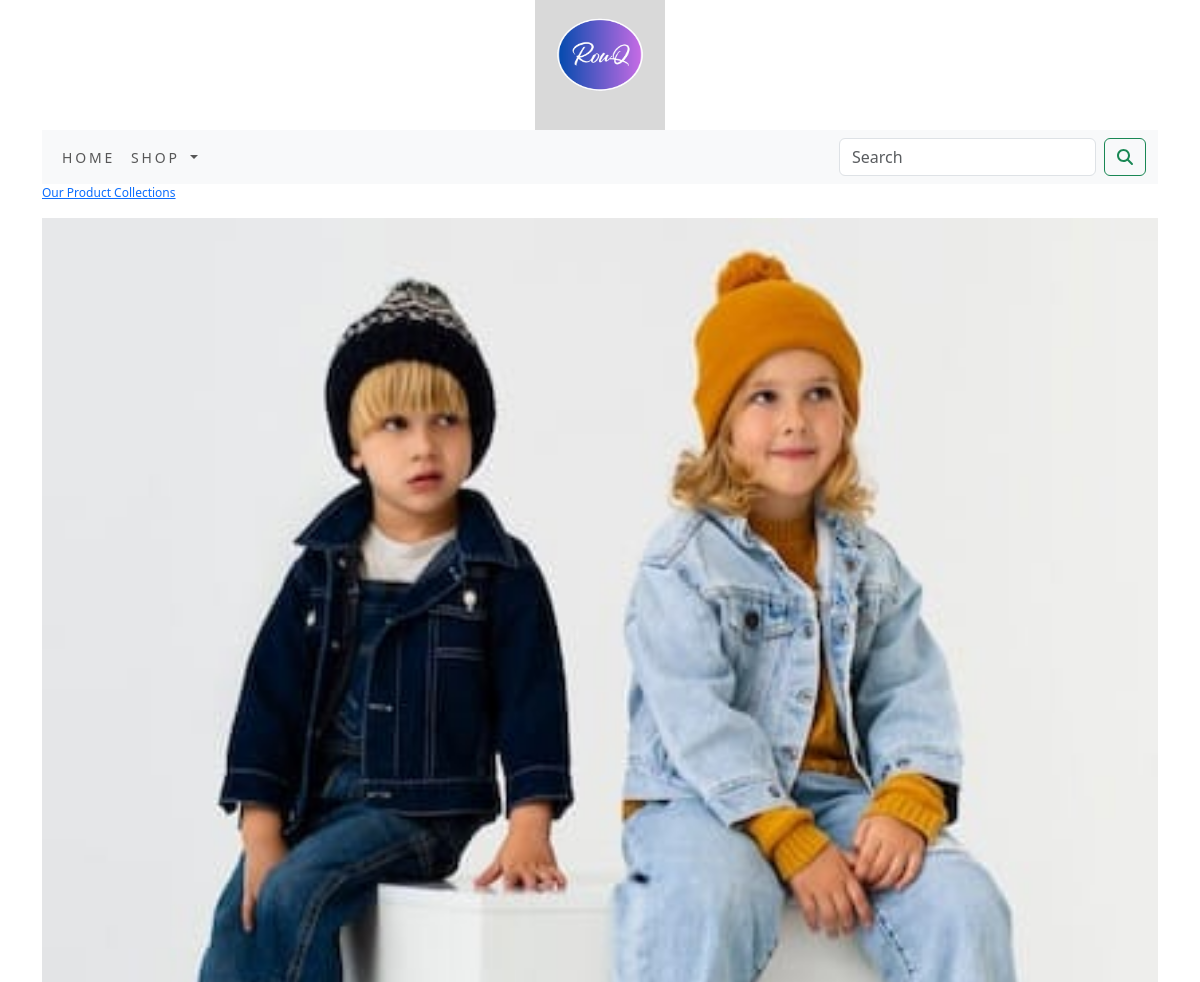
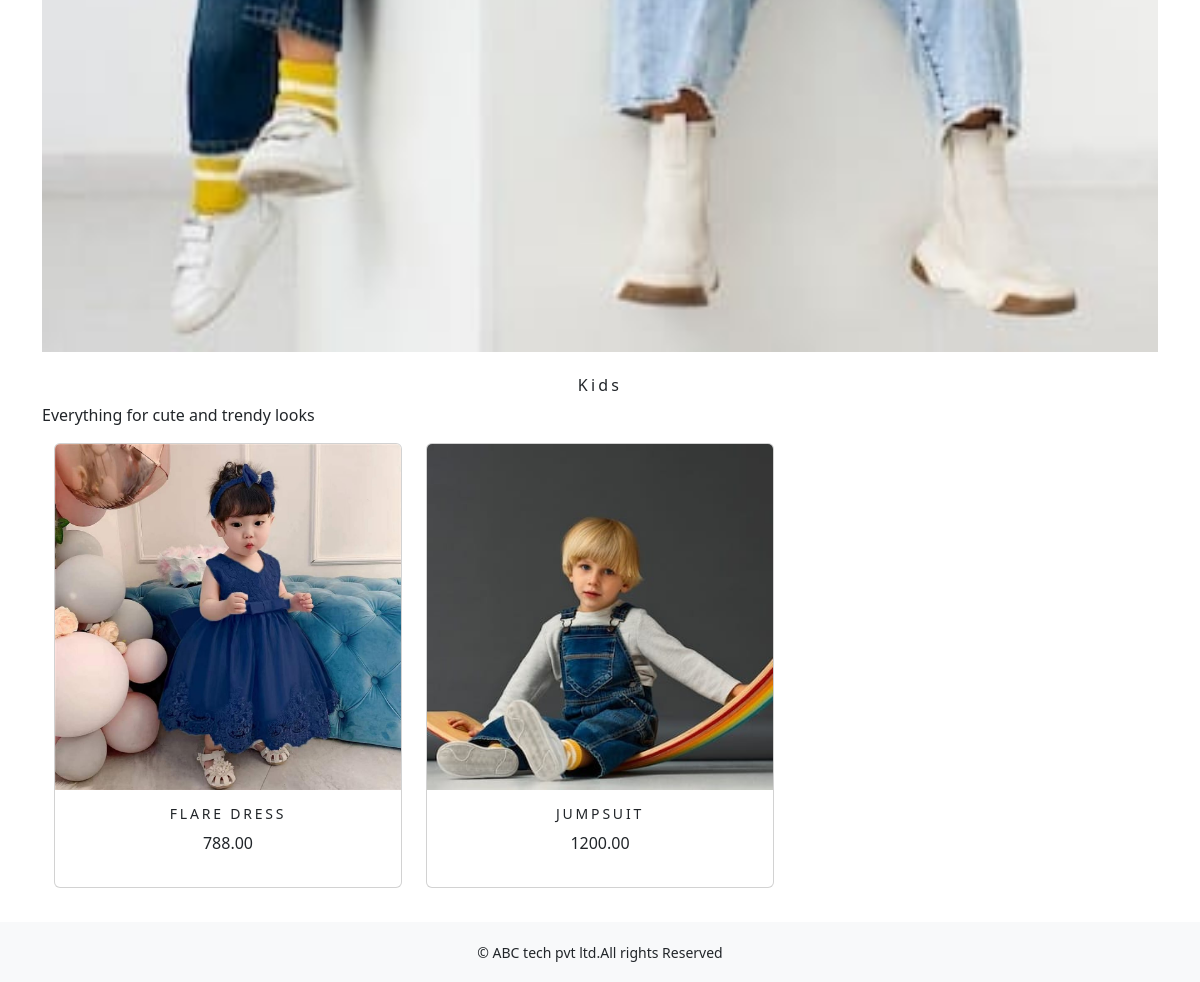
/shop/kids/, run on the app's committed database (2 pictures, top to bottom).
### shop/models.py (models this page shows, shortened)
class Category(models.Model):
    name=models.CharField(max_length=250,unique=True)
    slug=models.SlugField(max_length=250,unique=True)
    description=models.TextField(blank=True)
    image=models.ImageField(upload_to='category',blank=True)
    class Meta:
        ordering=('name',)
        verbose_name='category'
        verbose_name_plural='categories'
    def get_url(self):
        return reverse('shop:products_by_category',args=[self.slug])

class Product(models.Model):
    name=models.CharField(max_length=250,unique=True)
    slug=models.SlugField(max_length=250,unique=True)
    description=models.TextField(blank=True)
    price=models.DecimalField(max_digits=10,decimal_places=2)
    category=models.ForeignKey(Category,on_delete=models.CASCADE)
    image=models.ImageField(upload_to='product',blank=True)
    stock=models.IntegerField()
    available=models.BooleanField(default=True)
    created=models.DateTimeField(auto_now_add=True)
    updated=models.DateTimeField(auto_now=True)
    def get_url(self):
        return reverse('shop:prodCatdetail',args=[self.category.slug,self.slug])
    class Meta:
        ordering=('name',)
        verbose_name='product'
        verbose_name_plural='products'

### shop/views.py (the view)
# urls.py: path('',views.allProdCat,name='allProdCat'),
def allProdCat(request,c_slug=None):
    c_page=None
    products_list=None
    if c_slug!=None:
        c_page=get_object_or_404(Category,slug=c_slug)
        products_list=Product.objects.all().filter(category=c_page,available=True)
    else:
        products_list=Product.objects.all().filter(available=True)
    paginator=Paginator(products_list,6)
    try:
        page=int(request.GET.get('page','1'))
    except:
        page=1
    try:
        products=paginator.page(page)
    except (EmptyPage,InvalidPage):
        products=paginator.page(paginator.num_pages)
    return render(request,"category.html",{'category':c_page,'products':products})

### cart/context_processors.py (called while the page is built)
def counter(request):
    item_count=0
    if 'admin' in request.path:
        return {}
    else:
        try:
            cart=Cart.objects.filter(cart_id=_cart_id(request))
            car_items=CartItem.objects.all().filter(cart=cart[:1])
            for cart_item in car_items:
                item_count += cart_item.quantity
        except Cart.DoesNotExist:
            item_count=0
    return dict(item_count=item_count)

### cart/views.py (called while the page is built)
def _cart_id(request):
    cart=request.session.session_key
    if not cart:
        cart=request.session.create()
    return cart

### shop/context_processors.py (called while the page is built)
def menu_links(request):
    links=Category.objects.all()
    return dict(links=links)

### templates/category.html (shortened to what this page needs)
{% extends 'base.html' %}
{% load static %}
{% block content %}
{% if category %}
    <div>
        <div class="row my_row_class" >
            <div class="mx_auto">
            <p><a href="{% url 'shop:allProdCat' %}">Our Product Collections</a> </p>
        </div>
            </div>
    </div>
{% endif %}
<div class="mx_auto">
    {% if category %}
        <img class="my_image" src="{{category.image.url}}" alt="{{category.name}}" height="200px"; width="200px;">
</div>
    <br>
<div>
        <h1 class="text-center my_title">{{category.name}}</h1>
        <p class="text-justify">{{category.description}}</p>
</div>
{% endif %}
<div class="container">
    <div class="row mx_auto">
        {% for product in products.object_list %}
        <div class="my_bottom_margin col-9 col-sm-12 col-md-4 col-lg-4">
            <div class="card text-center" style="min-width:18rem;">
                <a href="{{product.get_url}}"><img class="card-img-top my_image" src="{{product.image.url}}" alt="{{product.name}}" height="200px;" width="200px;"> </a>
            <div class="card-body">
                <h4>{{product.name}}</h4>
                <p>{{product.price}}</p>
            </div>
            </div>
        </div>
        {% endfor %}
    </div>
    <br>
</div>
{% endblock %}

### static/css/custom.css (style rules this page uses)
body { font-family: "Baskervville SC", serif; }
.my_row_class .mx_auto { color:#000; font-size:12px; }
.my_image { width:100%; height:auto; }
.my_title { font-size:16px; text_transform:uppercase; letter-spacing:.2em; }
.my_bottom_margin { margin-bottom:10px; }
.card-body h4 { font-size:14px; text-transform:uppercase; letter-spacing:.2em; }

### data on the page
Category: image (picture), name "Kids", description "Everything for cute and trendy looks"
Product: image (picture), name "FLARE DRESS", price "788.00"
Product: image (picture), name "JUMPSUIT", price "1200.00"
